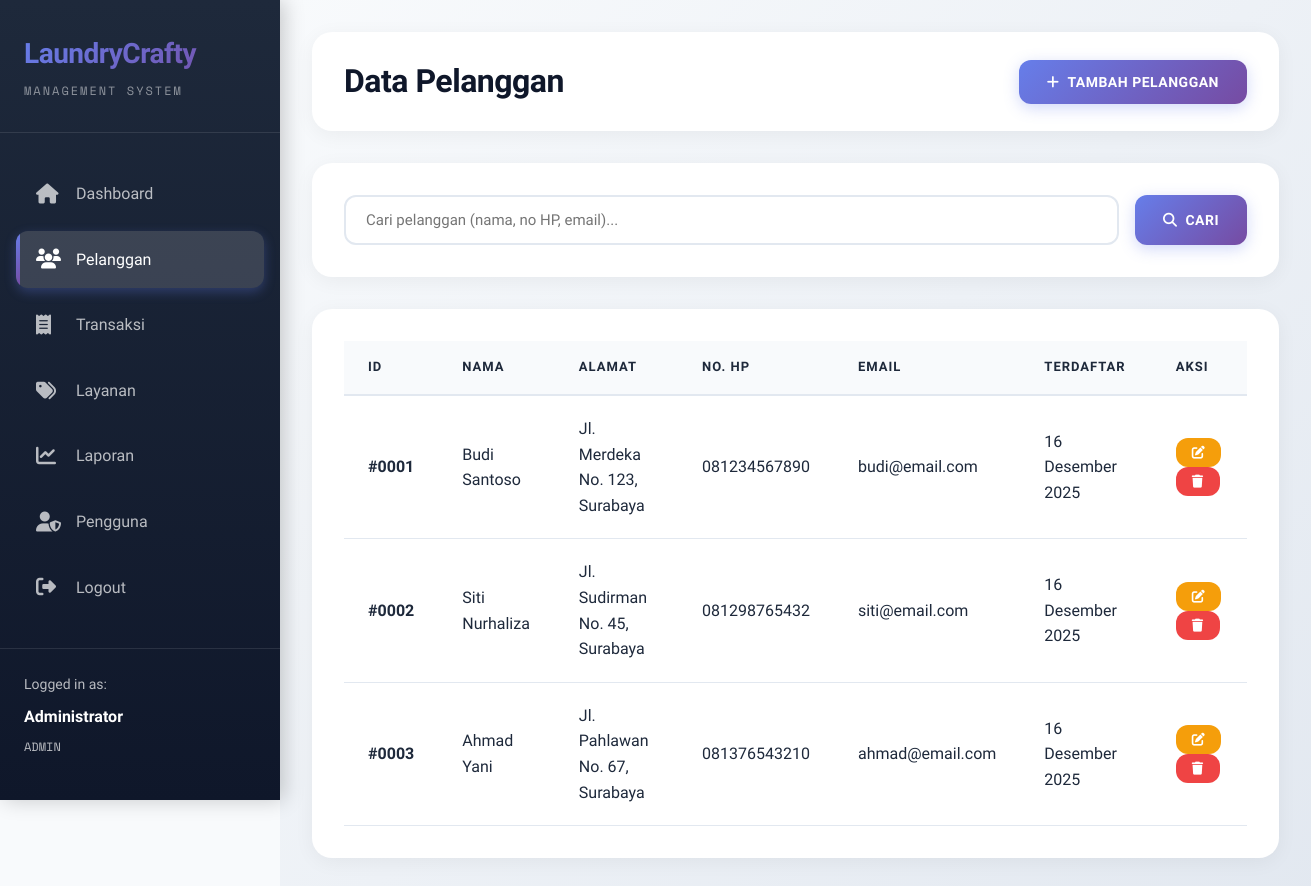
Page /pelanggan.php (signed in) on the committed database.
### tables this page shows
CREATE TABLE IF NOT EXISTS pelanggan (
    id_pelanggan INT PRIMARY KEY AUTO_INCREMENT,
    nama VARCHAR(100) NOT NULL,
    alamat TEXT,
    no_hp VARCHAR(20) NOT NULL,
    email VARCHAR(100),
    created_at TIMESTAMP DEFAULT CURRENT_TIMESTAMP
);

### includes/functions.php (called while the page is built, shortened)
<?php
function isLoggedIn() {
    return isset($_SESSION['user_id']);
}
function isAdmin() {
    return isset($_SESSION['role']) && $_SESSION['role'] === 'admin';
}
function getCurrentUser() {
    return [
        'id' => $_SESSION['user_id'],
        'username' => $_SESSION['username'],
        'nama' => $_SESSION['nama_lengkap'],
        'role' => $_SESSION['role']
    ];
}
function formatDate($date) {
    $months = [
        1 => 'Januari', 'Februari', 'Maret', 'April', 'Mei', 'Juni',
        'Juli', 'Agustus', 'September', 'Oktober', 'November', 'Desember'
    ];
    $timestamp = strtotime($date);
    $day = date('d', $timestamp);
    $month = $months[(int)date('m', $timestamp)];
    $year = date('Y', $timestamp);
    return "$day $month $year";
}
?>

### pelanggan.php (the view, shortened to what this page needs)
<?php
require_once 'includes/config.php';
require_once 'includes/functions.php';
$user = getCurrentUser();
$search = isset($_GET['search']) ? sanitize($_GET['search']) : '';
$where_clause = '';
$customers = $conn->query("SELECT * FROM pelanggan $where_clause ORDER BY created_at DESC");
?>
<!DOCTYPE html>
<html lang="id">
<head>
    <link rel="stylesheet" href="css/style.css">
    <link rel="stylesheet" href="https://cdnjs.cloudflare.com/ajax/libs/font-awesome/6.4.0/css/all.min.css">
</head>
<body>
    <div class="wrapper">
        <aside class="sidebar">
            <div class="logo">
                <h2>LaundryCrafty</h2>
                <p>Management System</p>
            </div>
            <ul class="nav-menu">
                <li>
                    <a href="dashboard.php">
                        <i class="fas fa-home"></i>
                        Dashboard
                    </a>
                </li>
                <li>
                    <a href="pelanggan.php" class="active">
                        <i class="fas fa-users"></i>
                        Pelanggan
                    </a>
                </li>
                <li>
                    <a href="transaksi.php">
                        <i class="fas fa-receipt"></i>
                        Transaksi
                    </a>
                </li>
                <li>
                    <a href="layanan.php">
                        <i class="fas fa-tags"></i>
                        Layanan
                    </a>
                </li>
                <li>
                    <a href="laporan.php">
                        <i class="fas fa-chart-line"></i>
                        Laporan
                    </a>
                </li>
                <?php if (isAdmin()): ?>
                <li>
                    <a href="pengguna.php">
                        <i class="fas fa-user-shield"></i>
                        Pengguna
                    </a>
                </li>
                <?php endif; ?>
                <li>
                    <a href="logout.php">
                        <i class="fas fa-sign-out-alt"></i>
                        Logout
                    </a>
                </li>
            </ul>
            <div class="user-info">
                <p>Logged in as:</p>
                <strong><?php echo $user['nama']; ?></strong>
                <p style="margin-top: 0.5rem; font-family: 'Space Mono', monospace; text-transform: uppercase; font-size: 0.75rem;">
                    <?php echo $user['role']; ?>
                </p>
            </div>
        </aside>
        <main class="main-content">
            <div class="header">
                <h1>Data Pelanggan</h1>
                <div class="header-actions">
                    <button onclick="openModal('addModal')" class="btn btn-primary">
                        <i class="fas fa-plus"></i> Tambah Pelanggan
                    </button>
                </div>
            </div>
            <div class="card">
                <form method="GET" action="" style="display: flex; gap: 1rem;">
                    <div class="form-group" style="flex: 1; margin-bottom: 0;">
                        <input type="text" name="search" placeholder="Cari pelanggan (nama, no HP, email)..." value="<?php echo $search; ?>">
                    </div>
                    <button type="submit" class="btn btn-primary">
                        <i class="fas fa-search"></i> Cari
                    </button>
                </form>
            </div>
            <div class="card">
                <div class="table-responsive">
                    <table>
                        <thead>
                            <tr>
                                <th>ID</th>
                                <th>Nama</th>
                                <th>Alamat</th>
                                <th>No. HP</th>
                                <th>Email</th>
                                <th>Terdaftar</th>
                                <th>Aksi</th>
                            </tr>
                        </thead>
                        <tbody>
                            <?php if ($customers->num_rows > 0): ?>
                                <?php while ($row = $customers->fetch_assoc()): ?>
                                    <tr>
                                        <td><strong>#<?php echo str_pad($row['id_pelanggan'], 4, '0', STR_PAD_LEFT); ?></strong></td>
                                        <td><?php echo $row['nama']; ?></td>
                                        <td><?php echo $row['alamat']; ?></td>
                                        <td><?php echo $row['no_hp']; ?></td>
                                        <td><?php echo $row['email'] ?: '-'; ?></td>
                                        <td><?php echo formatDate($row['created_at']); ?></td>
                                        <td>
                                            <button onclick='editCustomer(<?php echo json_encode($row); ?>)' class="btn btn-warning btn-sm">
                                                <i class="fas fa-edit"></i>
                                            </button>
                                            <button onclick="deleteCustomer(<?php echo $row['id_pelanggan']; ?>, '<?php echo addslashes($row['nama']); ?>')" class="btn btn-danger btn-sm">
                                                <i class="fas fa-trash"></i>
                                            </button>
                                        </td>
                                    </tr>
                                <?php endwhile; ?>
                            <?php endif; ?>
                        </tbody>
                    </table>
                </div>
            </div>
        </main>
    </div>
</body>
</html>

### css/style.css (style rules this page uses)
:root { --primary: #6366f1; --primary-dark: #4f46e5; --secondary: #10b981; --danger: #ef4444; --warning: #f59e0b; --dark: #0f172a; --light: #f8fafc; --text: #1e293b; --text-muted: #64748b; --border: #e2e8f0; --shadow: rgba(0, 0, 0, 0.1); --gradient-1: linear-gradient(135deg, #667eea 0%, #764ba2 100%); --gradient-2: linear-gradient(135deg, #f093fb 0%, #f5576c 100%); --gradient-3: linear-gradient(135deg, #4facfe 0%, #00f2fe 100%); }
* { margin: 0; padding: 0; box-sizing: border-box; }
body { font-family: 'Sora', sans-serif; background: var(--light); color: var(--text); line-height: 1.6; min-height: 100vh; }
.wrapper { display: flex; min-height: 100vh; }
.sidebar { width: 280px; background: linear-gradient(180deg, #1e293b 0%, #0f172a 100%); padding: 2rem 0; position: fixed; height: 100vh; overflow-y: auto; z-index: 1000; box-shadow: 4px 0 20px rgba(0, 0, 0, 0.2); }
.logo { padding: 0 1.5rem 2rem; border-bottom: 1px solid rgba(255, 255, 255, 0.1); margin-bottom: 2rem; }
.logo h2 { color: white; font-size: 1.75rem; font-weight: 800; background: linear-gradient(135deg, #667eea 0%, #764ba2 100%); -webkit-background-clip: text; -webkit-text-fill-color: transparent; background-clip: text; letter-spacing: -0.5px; }
.logo p { color: rgba(255, 255, 255, 0.5); font-size: 0.75rem; margin-top: 0.25rem; font-family: 'Space Mono', monospace; text-transform: uppercase; letter-spacing: 2px; }
.nav-menu { list-style: none; padding: 0 1rem; }
.nav-menu li { margin-bottom: 0.5rem; }
.nav-menu a { display: flex; align-items: center; padding: 1rem 1.25rem; color: rgba(255, 255, 255, 0.7); text-decoration: none; border-radius: 12px; transition: all 0.3s ease; font-weight: 500; position: relative; overflow: hidden; }
.nav-menu a::before { content: ''; position: absolute; left: 0; top: 0; height: 100%; width: 4px; background: var(--gradient-1); transform: scaleY(0); transition: transform 0.3s ease; }
.nav-menu a.active { background: rgba(255, 255, 255, 0.15); color: white; box-shadow: 0 4px 12px rgba(102, 126, 234, 0.3); }
.nav-menu a.active::before { transform: scaleY(1); }
.nav-menu i { margin-right: 1rem; font-size: 1.25rem; width: 24px; }
.user-info { padding: 1.5rem; margin-top: 2rem; border-top: 1px solid rgba(255, 255, 255, 0.1); }
.user-info p { color: rgba(255, 255, 255, 0.7); font-size: 0.875rem; margin-bottom: 0.5rem; }
.user-info strong { color: white; display: block; font-weight: 600; margin-top: 0.25rem; }
.main-content { flex: 1; margin-left: 280px; padding: 2rem; background: linear-gradient(135deg, #f8fafc 0%, #e2e8f0 100%); min-height: 100vh; }
.header { background: white; padding: 1.5rem 2rem; border-radius: 20px; margin-bottom: 2rem; box-shadow: 0 4px 20px rgba(0, 0, 0, 0.05); display: flex; justify-content: space-between; align-items: center; }
.header h1 { font-size: 2rem; font-weight: 800; color: var(--dark); letter-spacing: -0.5px; }
.header-actions { display: flex; gap: 1rem; }
.btn { padding: 0.875rem 1.75rem; border: none; border-radius: 12px; font-weight: 600; cursor: pointer; transition: all 0.3s ease; font-family: 'Sora', sans-serif; font-size: 0.875rem; text-decoration: none; display: inline-flex; align-items: center; gap: 0.5rem; text-transform: uppercase; letter-spacing: 0.5px; }
.btn-primary { background: var(--gradient-1); color: white; box-shadow: 0 4px 15px rgba(102, 126, 234, 0.3); }
.btn-danger { background: var(--danger); color: white; }
.btn-warning { background: var(--warning); color: white; }
.btn-sm { padding: 0.5rem 1rem; font-size: 0.813rem; }
.card { background: white; border-radius: 20px; padding: 2rem; box-shadow: 0 4px 20px rgba(0, 0, 0, 0.05); margin-bottom: 2rem; }
.table-responsive { overflow-x: auto; }
table { width: 100%; border-collapse: separate; border-spacing: 0; }
thead { background: var(--light); }
th { padding: 1rem 1.5rem; text-align: left; font-weight: 700; font-size: 0.813rem; text-transform: uppercase; letter-spacing: 1px; color: var(--text); border-bottom: 2px solid var(--border); }
td { padding: 1.25rem 1.5rem; border-bottom: 1px solid var(--border); }
tbody tr { transition: all 0.3s ease; }
.form-group { margin-bottom: 1.5rem; }
input[type="text"], input[type="email"], input[type="password"], input[type="number"], input[type="date"], input[type="tel"], textarea, select { width: 100%; padding: 0.875rem 1.25rem; border: 2px solid var(--border); border-radius: 12px; font-family: 'Sora', sans-serif; font-size: 0.938rem; transition: all 0.3s ease; background: white; }

### rows in the picture
pelanggan: id_pelanggan "0001", nama "Budi Santoso", alamat "Jl. Merdeka No. 123, Surabaya", no_hp "081234567890", email "budi@email.com", created_at "16 Desember 2025"
pelanggan: id_pelanggan "0002", nama "Siti Nurhaliza", alamat "Jl. Sudirman No. 45, Surabaya", no_hp "081298765432", email "siti@email.com", created_at "16 Desember 2025"
pelanggan: id_pelanggan "0003", nama "Ahmad Yani", alamat "Jl. Pahlawan No. 67, Surabaya", no_hp "081376543210", email "ahmad@email.com", created_at "16 Desember 2025"

### other values in the picture
$user['nama'] "Administrator"
$user['role'] "ADMIN"
